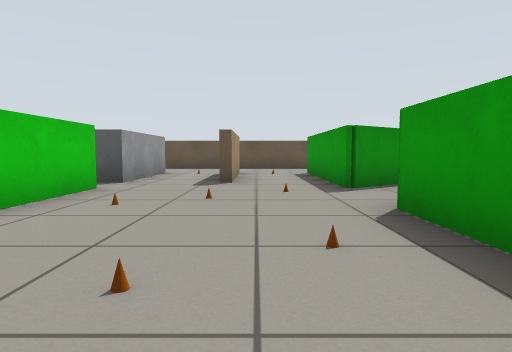
view 1 (above)

23 first-person views from a walk through a world built for the Gazebo simulator. The camera is 0.57 m above the floor, tilts 4° down and sees 75° across. The floor is counted in squares, 1 m on a side. Each view is taken from the middle of a square. On the plan, view 1 faces up. The plan holds only what a view shows up to about 9 squares ahead; the rest is blank. Simple shapes stand in for some stock models.

view 2
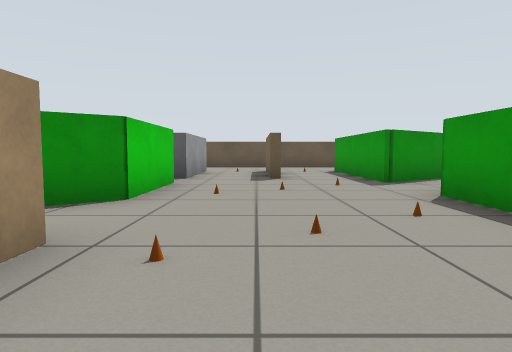

view 3
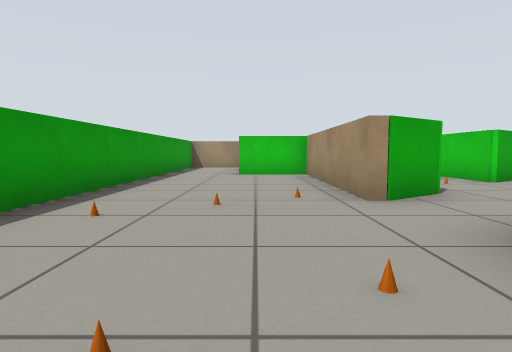

view 4
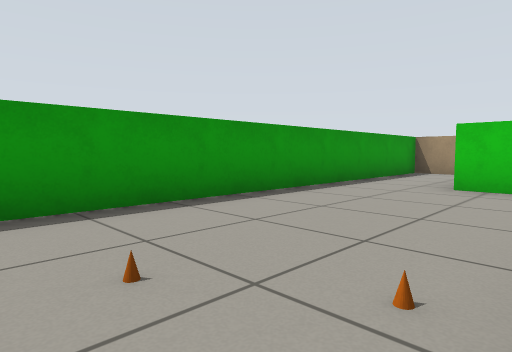

view 5
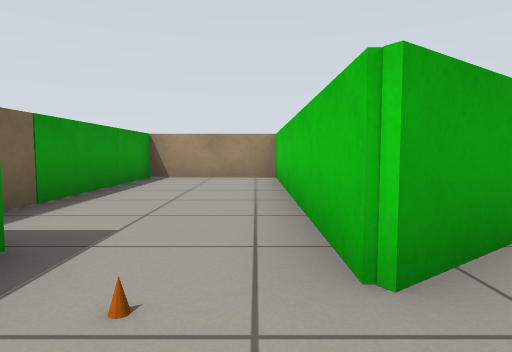

view 6
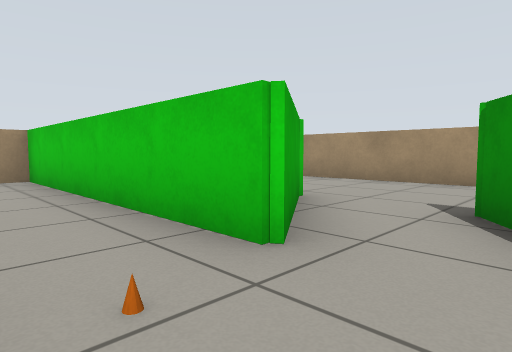

view 7
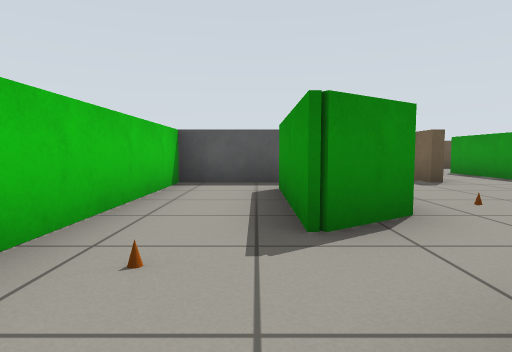

view 8
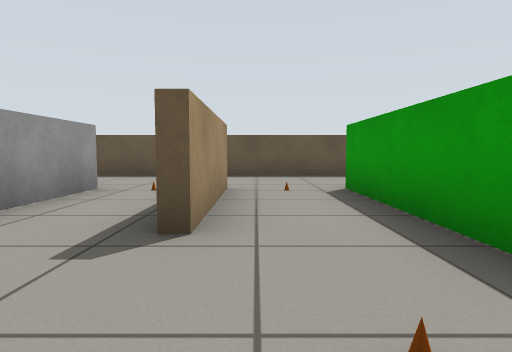

view 9
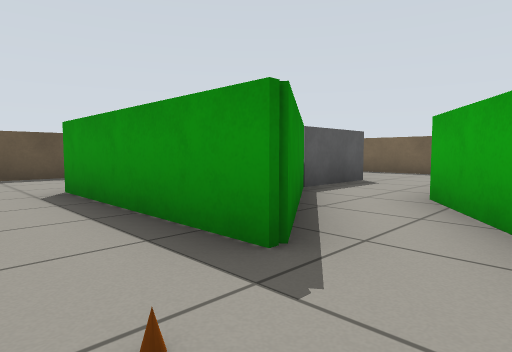

view 10
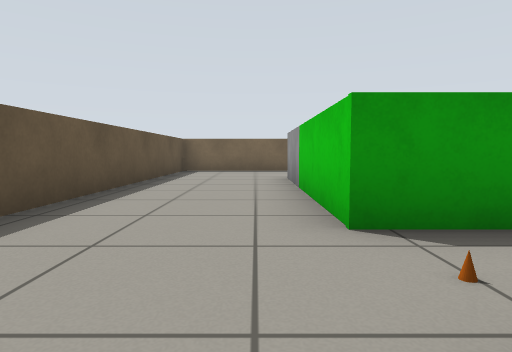

view 11
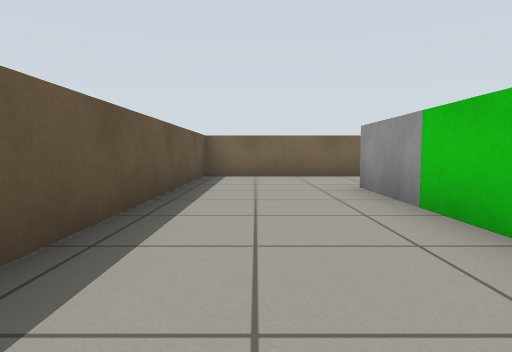

view 12
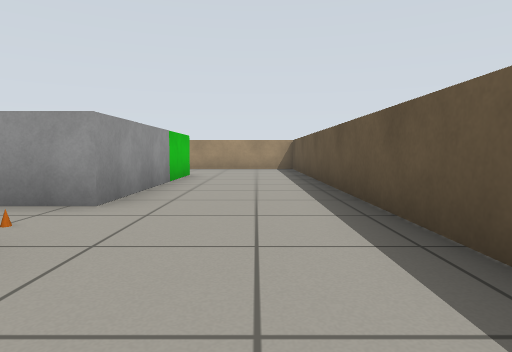

view 13
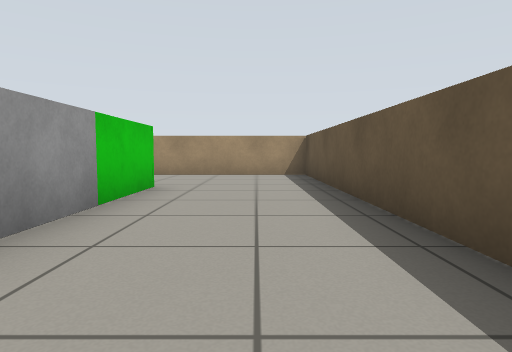

view 14
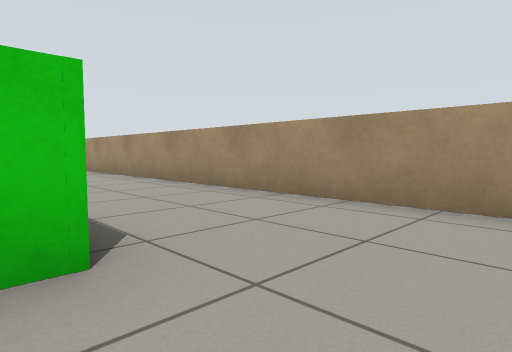

view 15
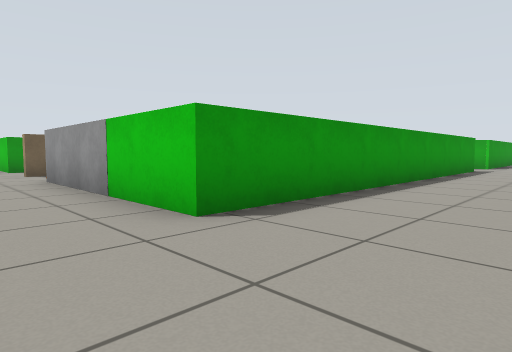

view 16
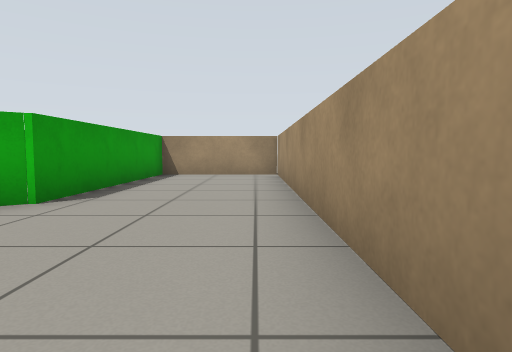

view 17
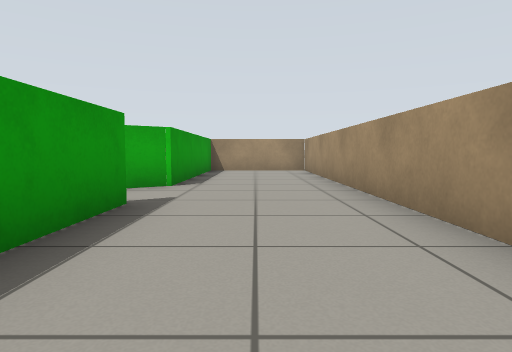

view 18
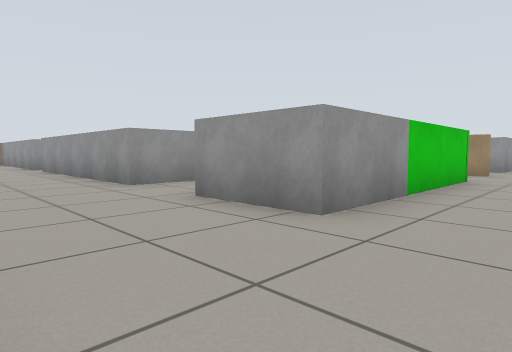

view 19
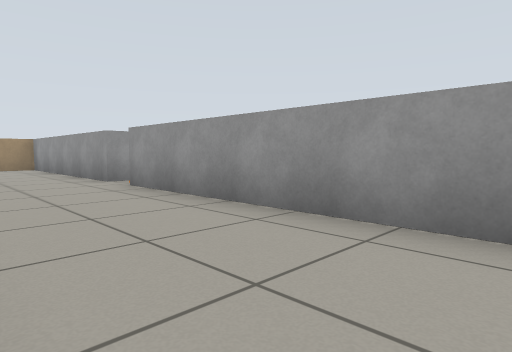

view 20
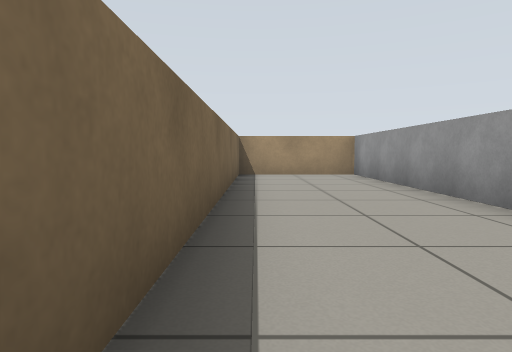

view 21
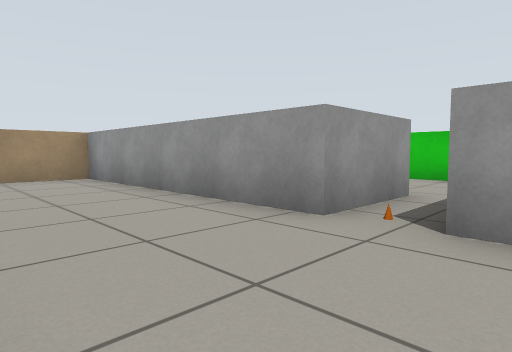

view 22
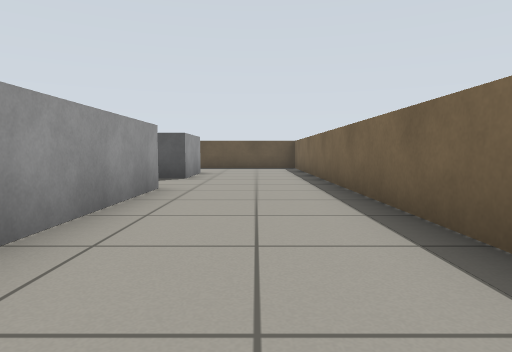

view 23
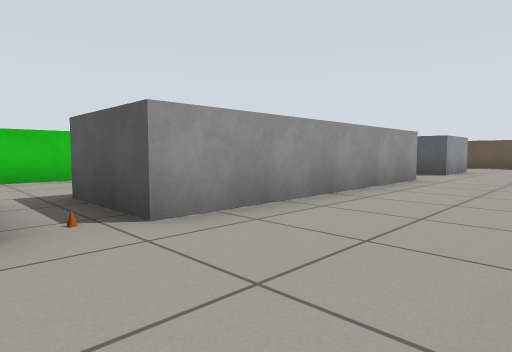

### Floor plan
Key: @ floor where view 1 was taken; # wall or solid block; . floor; B grey box; C cone; G green box; O other object.
Columns run from 11 left of view 1 to 10 right of it. Each row starts with its distance up from view 1.
 13 ######################
 12 #....................#
 11 #....................#
 10 #....................#
  9 #...##BBBO#C.###BB...#
  8 #...#   B.#..#  BB...#
  7 #...# BBB.#..###.....#
  6 #...##.......##......#
  5 #...##..#..C...#BB...#
  4 #...##..#CC..##  B...#
  3 #...##..#....#   B...#
  2 #...##C....C.#   B...#
  1 #...# ..#CC..#   B...#
  0 #...#...#..@.#.B B...#
 -1 #.....C.#....#..BO...#
 -2 #....#..#....#.BBB...#
 -3 #...##..#....#   B...#
 -4 #...##..GGG..#   B...#
 -5 #...##...G ..#   B...#
 -6 #...##...G ..#   B...#
 -7 #...##...G ..#   B...#
 -8 #########  ###   #####

Positions as (right, up) in squares from view 1, and headings:
1: (0, 0), facing up
2: (-1, -1), facing up
3: (-1, 5), facing down
4: (-2, 2), facing down-right
5: (-5, 0), facing down
6: (-4, 0), facing down-left
7: (-4, 0), facing up
8: (0, 4), facing up
9: (0, 4), facing up-right
10: (-1, 10), facing right
11: (1, 11), facing right
12: (1, 11), facing left
13: (-2, 11), facing left
14: (-7, 11), facing down-left
15: (-10, 11), facing down-right
16: (-10, 1), facing down
17: (-9, 3), facing down
18: (9, 11), facing down-left
19: (9, 5), facing down-left
20: (9, 1), facing down
21: (9, 0), facing down-left
22: (8, 0), facing up
23: (9, -2), facing up-left
